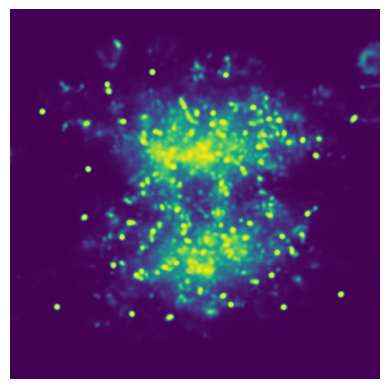
#> input picture UNet/imgheat.png, 389 x 389 px, found by its file name
$ jupyter execute --allow-errors plotsUNet.ipynb
#> lines starting #> are read from the running program, lines starting #| are printed output that depends on the picture
[cell 1]
import pandas as pd
import matplotlib.pyplot as plt
import numpy as np

# leggi i file salvati
f1_matrix416 = pd.read_csv(
    '/user/gr1/delphi/dghezzi/UNet/SharedDataset/416px/beta=1/BCEL1dice/F1_matrix_unet.csv',
    header=None
).values
#> (reads UNet/SharedDataset/416px/F1_matrix_unet.csv from the repository)

#> (the rest of this cell did not finish here and is left out)

[cell 2]
# [32 lines left out: function plot_F1_vs_confidence, not called in this run]


#> (the rest of this cell did not finish here and is left out)

[cell 3]
# [27 lines left out: function plot_F1_vs_Binary_multi, not called in this run]


#> (the rest of this cell did not finish here and is left out)

[cell 4]
# [38 lines left out: function plot_avg_keypoints, not called in this run]


average_pred416 = pd.read_csv(
    '/user/gr1/delphi/dghezzi/UNet/SharedDataset/416px/beta=1/BCEL1dice/avg_preds_per_binary_threshold.csv',
    header=None
).values.flatten()
#> (reads UNet/SharedDataset/416px/avg_preds_per_binary_threshold.csv from the repository)

average_pred800 = pd.read_csv(
    '/user/gr1/delphi/dghezzi/UNet/SharedDataset/800px/beta=1/BCEL1dice/avg_preds_per_binary_threshold.csv',
    header=None
).values.flatten()


#> (the rest of this cell did not finish here and is left out)

[cell 5]
import matplotlib.pyplot as plt
from PIL import Image

def affianca_immagini_due(img_path1, img_path2, height=400, save_path='comparison_images.png'):
    """
    Affianca due immagini PNG di dimensioni diverse, ridimensionandole
    alla stessa altezza, senza assi e senza bordi.

    Parametri:
    - img_path1, img_path2: percorsi delle immagini
    - height: altezza comune per tutte le immagini (pixel)
    - save_path: percorso dove salvare l'immagine risultante
    """
    # Carica le immagini
    imgs = [Image.open(p) for p in [img_path1, img_path2]]

    # Ridimensiona tutte le immagini alla stessa altezza
    resized_imgs = []
    for img in imgs:
        w, h = img.size
        new_w = int(w * height / h)
        resized_imgs.append(img.resize((new_w, height)))

    # Crea figura con due subplot affiancati
    total_width = sum(img.width for img in resized_imgs)
    fig, axes = plt.subplots(1, 2, figsize=(total_width/100, height/100))

    # Mostra le immagini senza assi
    for ax, img in zip(axes, resized_imgs):
        ax.imshow(img)
        ax.axis('off')

    plt.tight_layout()
    plt.savefig(save_path, dpi=300)
    plt.show()

def affianca_immagini_tre(img_path1, img_path2, img_path3, height=400):
    """
    Affianca tre immagini PNG di dimensioni diverse, ridimensionandole
    alla stessa altezza, senza assi e senza bordi.

    Parametri:
    - img_path1, img_path2, img_path3: percorsi delle immagini
    - height: altezza comune per tutte le immagini (pixel)
    """
#> called with height = 400
    # Carica le immagini
    imgs = [Image.open(p) for p in [img_path1, img_path2, img_path3]]
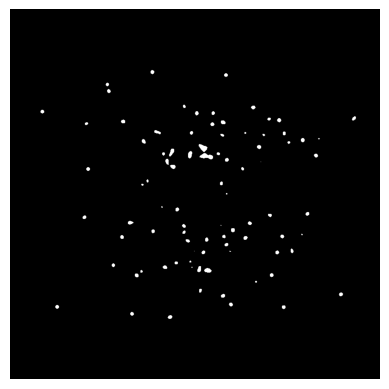
#> input picture UNet/binaryexample.png, 389 x 389 px, found by its file name
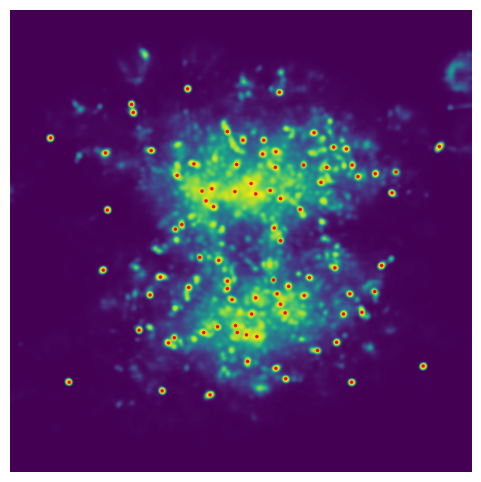
#> input picture UNet/points_on_heatmap.png, 481 x 482 px, found by its file name
#> imgs = 3 items

    # Ridimensiona tutte le immagini alla stessa altezza
    resized_imgs = []
    for img in imgs:
        w, h = img.size
        new_w = int(w * height / h)
        resized_imgs.append(img.resize((new_w, height)))
#> this loop made 3 passes
#> (w, h, new_w) on passes 1 to 3: (389, 389, 400), (389, 389, 400), (481, 482, 399)
#> after the loop, resized_imgs = 3 items

    # Crea figura con tre subplot affiancati
    total_width = sum(img.width for img in resized_imgs)
#> total_width = 1199
    fig, axes = plt.subplots(1, 3, figsize=(total_width/100, height/100))

    # Mostra le immagini senza assi
    for ax, img in zip(axes, resized_imgs):
        ax.imshow(img)
        ax.axis('off')
#> this loop made 3 passes

    plt.tight_layout()
    plt.savefig('comparison_images.png', dpi=300)
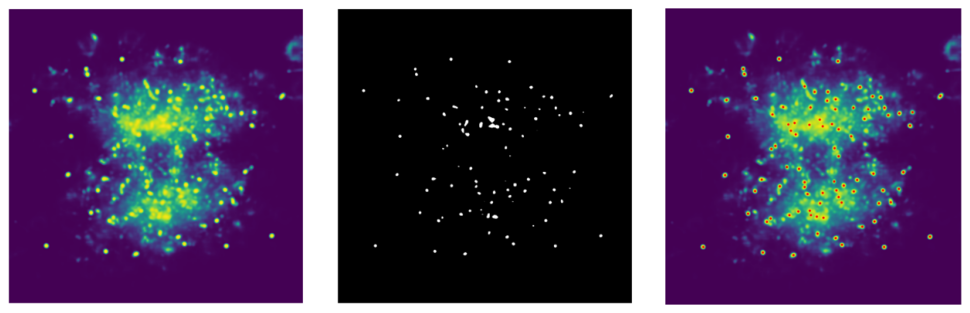
#> figure drawn by matplotlib, 3 panels
    plt.show()


img1 = '/user/gr1/delphi/dghezzi/UNet/imgheat.png'
img2 = '/user/gr1/delphi/dghezzi/UNet/binaryexample.png'
img3 = '/user/gr1/delphi/dghezzi/UNet/points_on_heatmap.png'

affianca_immagini_tre(img1, img2, img3)

[cell 6]
img1 = '/user/gr1/delphi/dghezzi/1.png'
img2 = '/user/gr1/delphi/dghezzi/2.png'

#> (the rest of this cell did not finish here and is left out)
